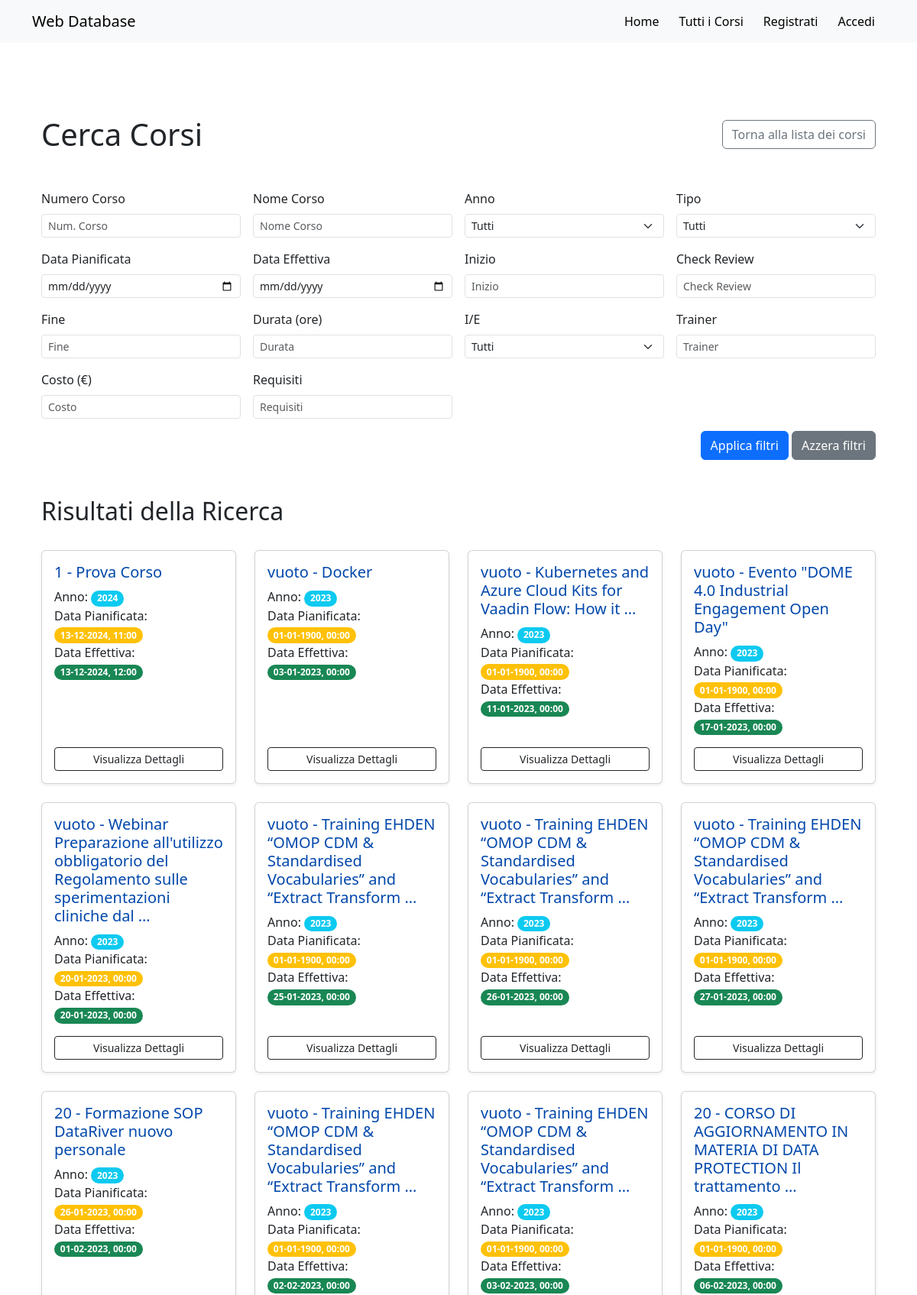
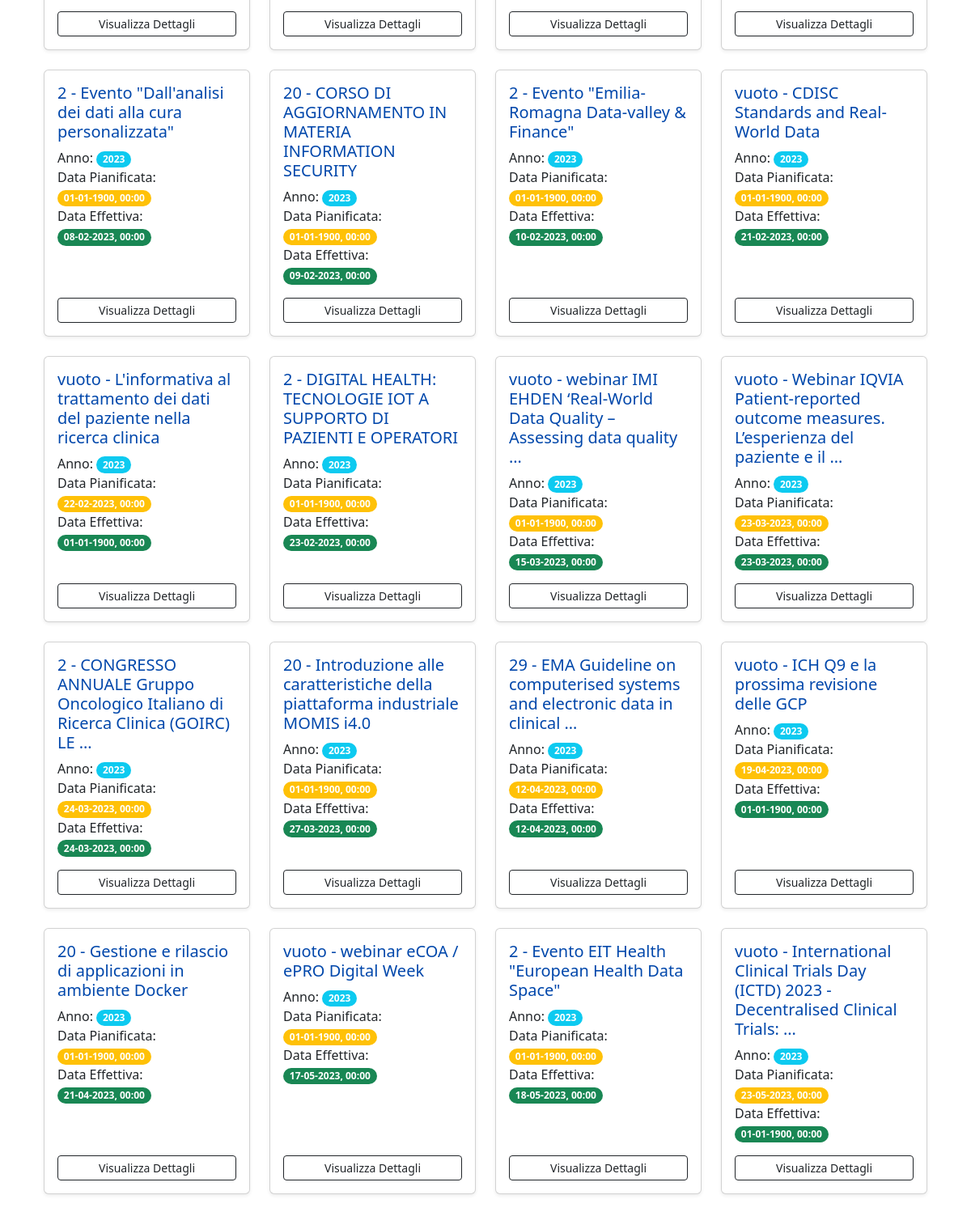
Screenshot of /search (upper part) with the database file from the repository (2 pictures, top to bottom).
### web_app/models.py (models this page shows, shortened)
class TrainingPlan(models.Model):
    year = models.IntegerField(null=True, blank=True)
    course_n = models.CharField(max_length=255, null=True, blank=True)
    course = models.TextField(null=True, blank=True)
    planned_date = models.DateTimeField(null=True, blank=True)
    effective_date = models.DateTimeField(null=True, blank=True)
    type = models.CharField(max_length=255, null=True, blank=True)
    start = models.CharField(max_length=255, null=True, blank=True)
    check_review = models.CharField(max_length=255, null=True, blank=True)
    end = models.CharField(max_length=255, null=True, blank=True)
    duration = models.FloatField(null=True, blank=True)
    i_e = models.CharField(max_length=255, null=True, blank=True)
    trainer = models.CharField(max_length=255, null=True, blank=True)
    cost = models.FloatField(null=True, blank=True)
    requirement = models.CharField(max_length=255, null=True, blank=True)
    class Meta:
        verbose_name = "Training Plan"
        verbose_name_plural = "Training Plans"

### web_app/views.py (the view)
# urls.py: path('search', views.search, name='search'),
def search(request):
    ctx = None
    if request.method == 'GET':
        form = SearchForm(request.GET)
        if form.is_valid():
            course_n = form.cleaned_data.get("course_n")
            course = form.cleaned_data.get("course")
            year = form.cleaned_data.get("year")
            planned_date = form.cleaned_data.get("planned_date")
            effective_date = form.cleaned_data.get("effective_date")
            type = form.cleaned_data.get("type")
            start = form.cleaned_data.get("start")
            check_review = form.cleaned_data.get("check_review")
            end = form.cleaned_data.get("end")
            duration = form.cleaned_data.get("duration")
            i_e = form.cleaned_data.get("i_e")
            trainer = form.cleaned_data.get("trainer")
            cost = form.cleaned_data.get("cost")
            requirement = form.cleaned_data.get("requirement")
            training_plans = TrainingPlan.objects.all()
            if course_n:
                training_plans = training_plans.filter(course_n__iexact=course_n)
            if course:
                training_plans = training_plans.filter(course__icontains=course)
            if year:
                training_plans = training_plans.filter(year__iexact=year)
            if planned_date:
                training_plans = training_plans.filter(planned_date__date=planned_date)
            if effective_date:
                training_plans = training_plans.filter(effective_date__date=effective_date)
            if type:
                training_plans = training_plans.filter(type__iexact=type)
            if start:
                training_plans = training_plans.filter(start__icontains=start)
            if check_review:
                training_plans = training_plans.filter(check_review__icontains=check_review)
            if end:
                training_plans = training_plans.filter(end__icontains=end)
            if duration:
                training_plans = training_plans.filter(duration__lte=duration)
            if i_e:
                training_plans = training_plans.filter(i_e__iexact=i_e)
            if trainer:
                training_plans = training_plans.filter(trainer__icontains=trainer)
            if cost:
                training_plans = training_plans.filter(cost__lte=cost)
            if requirement:
                training_plans = training_plans.filter(requirement__icontains=requirement)
            training_plans = training_plans.order_by("-year")
            ctx = {
                'form': form,
                'training_plans': training_plans,
            }
    return render(request, 'web_app/search.html', ctx)

### web_app/templates/web_app/search.html (shortened to what this page needs)
{% extends "base.html" %}
{% block content %}
<div class="container mt-5">
    <div class="d-flex justify-content-between align-items-center mb-4">
        <h1 class="mb-0">Cerca Corsi</h1>
        <a href="{% url 'training_plans' %}" class="btn btn-outline-secondary ms-auto">Torna alla lista dei corsi</a>
    </div>
<br>
    <form method="get" action="">
        <div class="row g-3">
            <div class="col-md-3">
                <label for="id_course_n" class="form-label">Numero Corso</label>
                <input type="number" name="course_n" class="form-control form-control-sm" id="id_course_n" placeholder="Num. Corso" value="{{ form.course_n.value|default_if_none:'' }}">
            </div>
            <div class="col-md-3">
                <label for="id_course" class="form-label">Nome Corso</label>
                <input type="text" name="course" class="form-control form-control-sm" id="id_course" maxlength="200" placeholder="Nome Corso" value="{{ form.course.value|default_if_none:'' }}">
            </div>
            <div class="col-md-3">
                <label for="id_year" class="form-label">Anno</label>
                <select name="year" class="form-select form-select-sm" id="id_year">
                    {% for value, label in form.fields.year.choices %}
                        <option value="{{ value }}" {% if form.year.value == value %}selected{% endif %}>{{ label }}</option>
                    {% endfor %}
                </select>
            </div>
            <div class="col-md-3">
                <label for="id_type" class="form-label">Tipo</label>
                <select name="type" class="form-select form-select-sm" id="id_type">
                    {% for value, label in form.fields.type.choices %}
                        <option value="{{ value }}" {% if form.type.value == value %}selected{% endif %}>{{ label }}</option>
                    {% endfor %}
                </select>
            </div>
            <div class="col-md-3">
                <label for="id_planned_date" class="form-label">Data Pianificata</label>
                <input type="date" name="planned_date" class="form-control form-control-sm" id="id_planned_date" value="{{ form.planned_date.value|default_if_none:'' }}">
            </div>
            <div class="col-md-3">
                <label for="id_effective_date" class="form-label">Data Effettiva</label>
                <input type="date" name="effective_date" class="form-control form-control-sm" id="id_effective_date" value="{{ form.effective_date.value|default_if_none:'' }}">
            </div>
            <div class="col-md-3">
                <label for="id_start" class="form-label">Inizio</label>
                <input type="text" name="start" class="form-control form-control-sm" id="id_start" maxlength="200" placeholder="Inizio" value="{{ form.start.value|default_if_none:'' }}">
            </div>
            <div class="col-md-3">
                <label for="id_check_review" class="form-label">Check Review</label>
                <input type="text" name="check_review" class="form-control form-control-sm" id="id_check_review" maxlength="200" placeholder="Check Review" value="{{ form.check_review.value|default_if_none:'' }}">
            </div>
            <div class="col-md-3">
                <label for="id_end" class="form-label">Fine</label>
                <input type="text" name="end" class="form-control form-control-sm" id="id_end" maxlength="200" placeholder="Fine" value="{{ form.end.value|default_if_none:'' }}">
            </div>
            <div class="col-md-3">
                <label for="id_duration" class="form-label">Durata (ore)</label>
                <input type="number" name="duration" class="form-control form-control-sm" id="id_duration" step="0.01" placeholder="Durata" value="{{ form.duration.value|default_if_none:'' }}">
            </div>
            <div class="col-md-3">
                <label for="id_i_e" class="form-label">I/E</label>
                <select name="i_e" class="form-select form-select-sm" id="id_i_e">
                    {% for value, label in form.fields.i_e.choices %}
                        <option value="{{ value }}" {% if form.i_e.value == value %}selected{% endif %}>{{ label }}</option>
                    {% endfor %}
                </select>
            </div>
            <div class="col-md-3">
                <label for="id_trainer" class="form-label">Trainer</label>
                <input type="text" name="trainer" class="form-control form-control-sm" id="id_trainer" maxlength="200" placeholder="Trainer" value="{{ form.trainer.value|default_if_none:'' }}">
            </div>
            <div class="col-md-3">
                <label for="id_cost" class="form-label">Costo (€)</label>
                <input type="number" name="cost" class="form-control form-control-sm" id="id_cost" step="0.01" placeholder="Costo" value="{{ form.cost.value|default_if_none:'' }}">
            </div>
            <div class="col-md-3">
                <label for="id_requirement" class="form-label">Requisiti</label>
                <input type="text" name="requirement" class="form-control form-control-sm" id="id_requirement" maxlength="200" placeholder="Requisiti" value="{{ form.requirement.value|default_if_none:'' }}">
            </div>
        </div>
        <div class="text-end mt-3">
            <button type="submit" class="btn btn-primary">Applica filtri</button>
            <a href="{% url 'search' %}" class="btn btn-secondary">Azzera filtri</a>
        </div>
    </form>
</div>
<div class="container my-5">
    <div class="d-flex justify-content-between align-items-center mb-4">
        <h2 class="text-center">Risultati della Ricerca</h2>
    </div>
    <div class="row">
        {% for training in training_plans %}
            <div class="col-lg-3 col-md-4 col-sm-6 mb-4">
                <a href="{% url 'training_plan_detail' training.id %}" class="card h-100 shadow-sm text-decoration-none">
                    <div class="card-body d-flex flex-column">
                        <h5 class="card-title" style="color: rgb(0, 71, 171);"> {{ training.course_n }} - {{ training.course|truncatewords:10 }}</h5>
                        <p class="card-text">
                            Anno: <span class="badge rounded-pill bg-info">{{ training.year }}</span><br>
                            Data Pianificata: <span class="badge rounded-pill bg-warning">{{ training.planned_date|date:'d-m-Y, H:i' }}</span><br>
                            Data Effettiva: <span class="badge rounded-pill bg-success">{{ training.effective_date|date:'d-m-Y, H:i' }}</span><br>
                        </p>
                        <div class="mt-auto">
                            <button class="btn btn-outline-dark w-100 btn-sm">Visualizza Dettagli</button>
                        </div>
                    </div>
                </a>
            </div>
        {% empty %}
            <div class="col-12 text-center">
                <p class="text-muted">Non ci sono piani formativi corrispondenti alla ricerca.</p>
            </div>
        {% endfor %}
    </div>
</div>
{% endblock %}

### templates/base.html (style rules this page uses)
html, body { height: 100%; }

### rows the page displays
TrainingPlan: course_n "1", course "Prova Corso", year "2024", planned_date "13-12-2024, 11:00", effective_date "13-12-2024, 12:00"
TrainingPlan: course_n "vuoto", course "Docker", year "2023", planned_date "01-01-1900, 00:00", effective_date "03-01-2023, 00:00"
TrainingPlan: course_n "vuoto", course "Kubernetes and Azure Cloud Kits for Vaadin Flow: How it …", year "2023", planned_date "01-01-1900, 00:00", effective_date "11-01-2023, 00:00"
TrainingPlan: course_n "vuoto", course "Evento \"DOME 4.0 Industrial Engagement Open Day\"", year "2023", planned_date "01-01-1900, 00:00", effective_date "17-01-2023, 00:00"
TrainingPlan: course_n "vuoto", course "Webinar Preparazione all'utilizzo obbligatorio del Regolamento sulle sperimentazioni cliniche dal …", year "2023", planned_date "20-01-2023, 00:00", effective_date "20-01-2023, 00:00"
TrainingPlan: course_n "vuoto", course "Training EHDEN “OMOP CDM & Standardised Vocabularies” and “Extract Transform …", year "2023", planned_date "01-01-1900, 00:00", effective_date "25-01-2023, 00:00"
TrainingPlan: course_n "vuoto", course "Training EHDEN “OMOP CDM & Standardised Vocabularies” and “Extract Transform …", year "2023", planned_date "01-01-1900, 00:00", effective_date "26-01-2023, 00:00"
TrainingPlan: course_n "vuoto", course "Training EHDEN “OMOP CDM & Standardised Vocabularies” and “Extract Transform …", year "2023", planned_date "01-01-1900, 00:00", effective_date "27-01-2023, 00:00"
TrainingPlan: course_n "20", course "Formazione SOP DataRiver nuovo personale", year "2023", planned_date "26-01-2023, 00:00", effective_date "01-02-2023, 00:00"
TrainingPlan: course_n "vuoto", course "Training EHDEN “OMOP CDM & Standardised Vocabularies” and “Extract Transform …", year "2023", planned_date "01-01-1900, 00:00", effective_date "02-02-2023, 00:00"
TrainingPlan: course_n "vuoto", course "Training EHDEN “OMOP CDM & Standardised Vocabularies” and “Extract Transform …", year "2023", planned_date "01-01-1900, 00:00", effective_date "03-02-2023, 00:00"
TrainingPlan: course_n "20", course "CORSO DI AGGIORNAMENTO IN MATERIA DI DATA PROTECTION Il trattamento …", year "2023", planned_date "01-01-1900, 00:00", effective_date "06-02-2023, 00:00"
TrainingPlan: course_n "2", course "Evento \"Dall'analisi dei dati alla cura personalizzata\"", year "2023", planned_date "01-01-1900, 00:00", effective_date "08-02-2023, 00:00"
TrainingPlan: course_n "20", course "CORSO DI AGGIORNAMENTO IN MATERIA INFORMATION SECURITY", year "2023", planned_date "01-01-1900, 00:00", effective_date "09-02-2023, 00:00"
TrainingPlan: course_n "2", course "Evento \"Emilia-Romagna Data-valley & Finance\"", year "2023", planned_date "01-01-1900, 00:00", effective_date "10-02-2023, 00:00"
TrainingPlan: course_n "vuoto", course "CDISC Standards and Real-World Data", year "2023", planned_date "01-01-1900, 00:00", effective_date "21-02-2023, 00:00"
TrainingPlan: course_n "vuoto", course "L'informativa al trattamento dei dati del paziente nella ricerca clinica", year "2023", planned_date "22-02-2023, 00:00", effective_date "01-01-1900, 00:00"
TrainingPlan: course_n "2", course "DIGITAL HEALTH: TECNOLOGIE IOT A SUPPORTO DI PAZIENTI E OPERATORI", year "2023", planned_date "01-01-1900, 00:00", effective_date "23-02-2023, 00:00"
TrainingPlan: course_n "vuoto", course "webinar IMI EHDEN ‘Real-World Data Quality – Assessing data quality …", year "2023", planned_date "01-01-1900, 00:00", effective_date "15-03-2023, 00:00"
TrainingPlan: course_n "vuoto", course "Webinar IQVIA Patient-reported outcome measures. L’esperienza del paziente e il …", year "2023", planned_date "23-03-2023, 00:00", effective_date "23-03-2023, 00:00"
TrainingPlan: course_n "2", course "CONGRESSO ANNUALE Gruppo Oncologico Italiano di Ricerca Clinica (GOIRC) LE …", year "2023", planned_date "24-03-2023, 00:00", effective_date "24-03-2023, 00:00"
TrainingPlan: course_n "20", course "Introduzione alle caratteristiche della piattaforma industriale MOMIS i4.0", year "2023", planned_date "01-01-1900, 00:00", effective_date "27-03-2023, 00:00"
TrainingPlan: course_n "29", course "EMA Guideline on computerised systems and electronic data in clinical …", year "2023", planned_date "12-04-2023, 00:00", effective_date "12-04-2023, 00:00"
TrainingPlan: course_n "vuoto", course "ICH Q9 e la prossima revisione delle GCP", year "2023", planned_date "19-04-2023, 00:00", effective_date "01-01-1900, 00:00"
TrainingPlan: course_n "20", course "Gestione e rilascio di applicazioni in ambiente Docker", year "2023", planned_date "01-01-1900, 00:00", effective_date "21-04-2023, 00:00"
TrainingPlan: course_n "vuoto", course "webinar eCOA / ePRO Digital Week", year "2023", planned_date "01-01-1900, 00:00", effective_date "17-05-2023, 00:00"
TrainingPlan: course_n "2", course "Evento EIT Health \"European Health Data Space\"", year "2023", planned_date "01-01-1900, 00:00", effective_date "18-05-2023, 00:00"
TrainingPlan: course_n "vuoto", course "International Clinical Trials Day (ICTD) 2023 - Decentralised Clinical Trials: …", year "2023", planned_date "23-05-2023, 00:00", effective_date "01-01-1900, 00:00"

### other values shown
form field year "Tutti"
form field type "Tutti"
form field i_e "Tutti"
